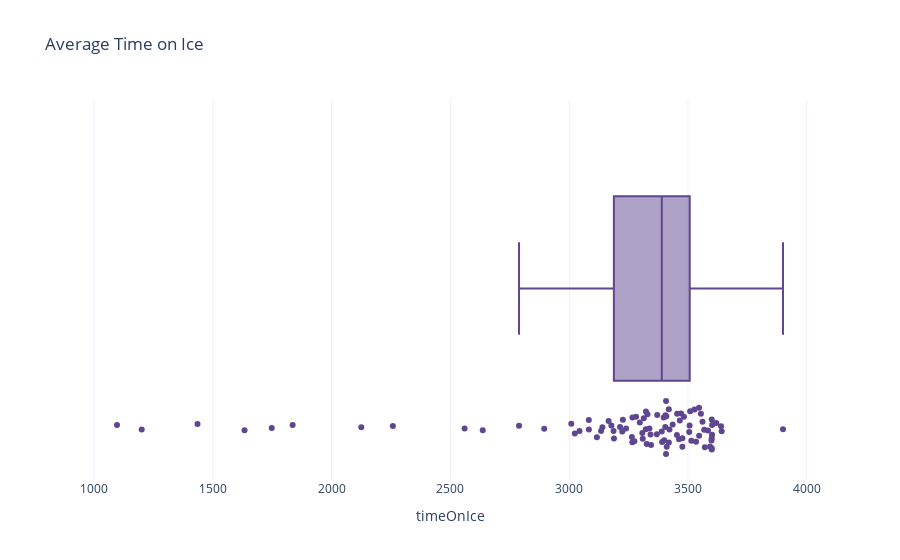

The code cell stored with this chart in its notebook:
### Code cell
px.box(dfPlayerStats, x='timeOnIce', title='Average Time on Ice', hover_data=['firstName', 'lastName'], points='all')

### Figure 1 — Plotly figure (JSON) as saved in the notebook; plotly's stock layout.template omitted (floating-point values rounded to 4 significant figures; data arrays with more than 128 entries replaced by an {"elided": "..."} marker saying what was removed)
{"data": [{"alignmentgroup": "True", "boxpoints": "all", "customdata": {"elided": "93x2 str values"}, "hovertemplate": "timeOnIce=%{x}<br>firstName=%{customdata[0]}<br>lastName=%{customdata[1]}<extra></extra>", "legendgroup": "", "marker": {"color": "rgb(95, 70, 144)"}, "name": "", "notched": false, "offsetgroup": "", "orientation": "h", "showlegend": false, "type": "box", "x": [3404.0, 3134, 3405.0, 3326.0, 3477.0, 3308.0, 3422.0, 3345.0, 3471.0, 3528.0, 3420.0, 3453.0, 3009.0, 3599.0, 3483, 3188.0, 3400.0, 3534.0, 3507.0, 3462.0, 3177.0, 1435, 3436.0, 3601.0, 3369.0, 3223.0, 3619.0, 3642.0, 3266.0, 3166.0, 3466.0, 3411.0, 3023.0, 3514.0, 3476.0, 3390.0, 2258.0, 3568.0, 3370.0, 3419.0, 3274.0, 2636.0, 3043.0, 3900, 3266.0, 3187.0, 3454.0, 3509.0, 3584.0, 2559.0, 3409.0, 3408.0, 3309.0, 3342.0, 3546.0, 3408.0, 3329.0, 3314.0, 3571, 3140.0, 3281.0, 3547.0, 3602.0, 3505.0, 2895.0, 3338.0, 3239.0, 1200, 2124.0, 3600, 2789.0, 3214.0, 3116.0, 3593, 3561, 3083.0, 3554.0, 3398.0, 3600, 3264.0, 3322.0, 3323.0, 3297.0, 3226.0, 1836.0, 3082.0, 3600, 3391.0, 1748.0, 1096, 3639.0, 3600, 1633], "x0": " ", "xaxis": "x", "y0": " ", "yaxis": "y"}], "layout": {"boxmode": "group", "legend": {"tracegroupgap": 0}, "title": {"text": "Average Time on Ice"}, "xaxis": {"anchor": "y", "domain": [0, 1], "title": {"text": "timeOnIce"}}, "yaxis": {"anchor": "x", "domain": [0, 1]}}}
